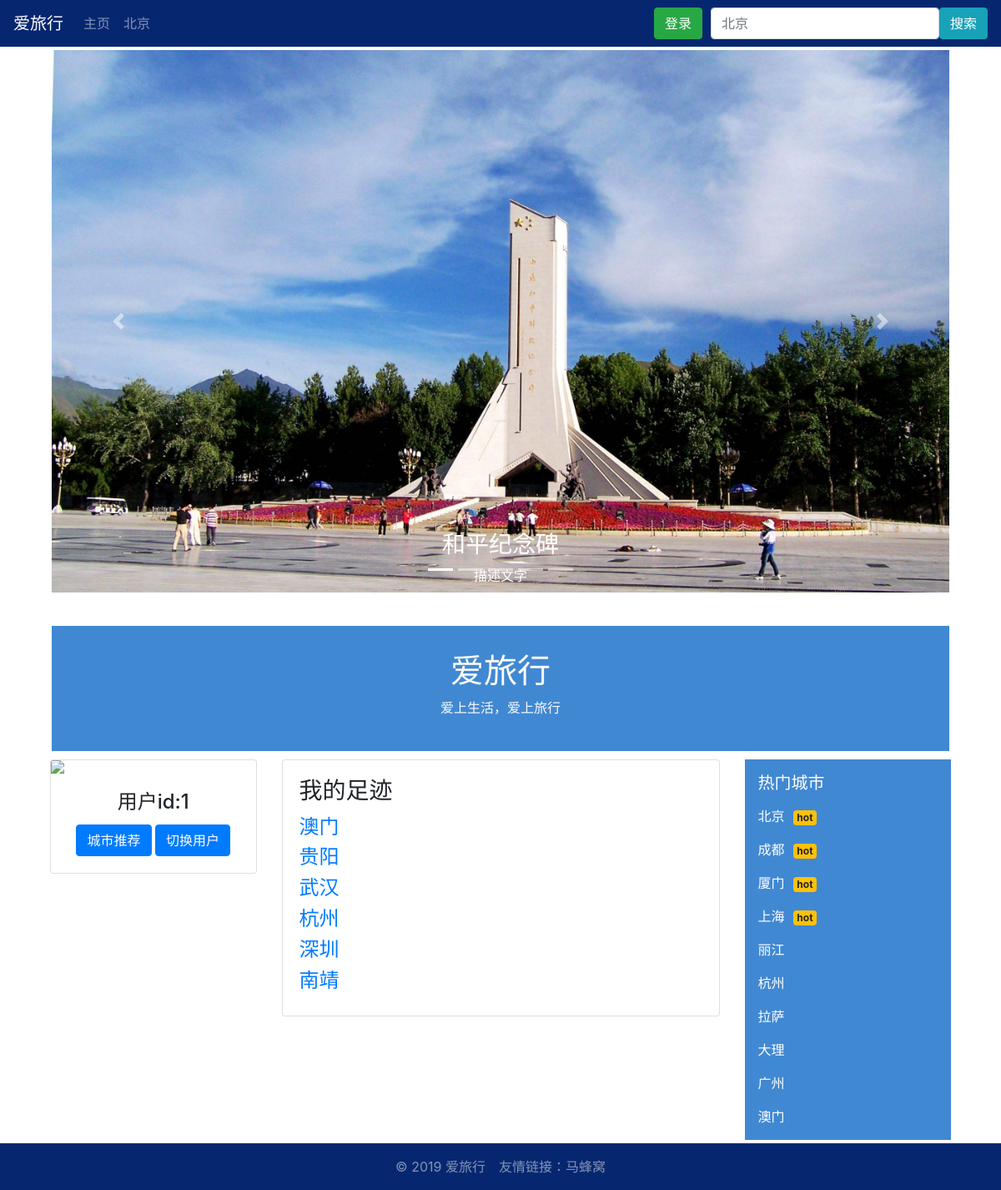
/1/, run on the app's committed database.
### TravelRecommend/models.py (models this page shows, shortened)
class CityInfo(models.Model):
    spot_id = models.IntegerField(unique=True)
    spot_name = models.CharField(max_length=32)
    intro = models.CharField(max_length=300,default="简介完善中……")

### TravelRecommend/views.py (the view)
# urls.py: path("<int:id>/", tr_views.user_index),
def user_index(request, id):
    routes = UserCF.UserBasedCF.my_route(id)
    print("ID:",id)
    return render(request,'index.html', {'routes': routes, 'user_id': id})

### TravelRecommend/UserCF.py (called while the page is built)
    def get_dataset(self, pivot=0.75):
        trainSet_len = 0
        testSet_len = 0
        for line_train in models.UserToCity.objects.all()\
                .values_list('user_id__user_id', 'spot_id__spot_id', 'rating', 'timestamp'):
            user, spot, rating, timestamp = line_train
            if user not in self.user_spot:
                self.user_spot[user] = [spot]
            else:
                self.user_spot[user].append(spot)
            self.trainSet.setdefault(user, {})
            self.trainSet[user][spot] = rating
            trainSet_len += 1
            if random.random() < 1-pivot:
                self.testSet.setdefault(user, {})
                self.testSet[user][spot] = rating
                testSet_len += 1
        print('Split trainingSet and testSet success!')
        print('TrainSet = %s' % trainSet_len)
        print('TestSet = %s' % testSet_len)

    def recommend(self, user):
        K = self.n_sim_user
        N = self.n_rec_spot
        rank = {}
        watched_spots = self.trainSet[user]
        for v, wuv in sorted(self.user_sim_matrix[user].items(), key=itemgetter(1), reverse=True)[0:K]:
            for spot in self.trainSet[v]:
                if spot in watched_spots:
                    continue
                rank.setdefault(spot, 0)
                rank[spot] += wuv
        return sorted(rank.items(), key=itemgetter(1), reverse=True)[0:N]

    def evaluate(self):
        print("Evaluation start ...")
        N = self.n_rec_spot
        hit = 0
        rec_count = 0
        test_count = 0
        all_rec_spots = set()
        for i, user, in enumerate(self.trainSet):
            test_spots = self.testSet.get(user, {})
            rec_spots = self.recommend(user)
            for spot, w in rec_spots:
                if spot in test_spots:
                    hit += 1
                all_rec_spots.add(spot)
            rec_count += N
            test_count += len(test_spots)
        precision = 1 - hit / (1.0 * rec_count)
        recall = hit / (1.0 * test_count)
        coverage = len(all_rec_spots) / (1.0 * self.spot_count)
        print('precisioin=%.4f\trecall=%.4f\tcoverage=%.4f' % (precision, recall, coverage))

### TravelRecommend/templates/index.html (shortened to what this page needs)
{% extends 'base.html' %}
{% load staticfiles %}
{% block content %}
    <div class="container">
    {% include 'carousel.html' %}
		<div id="banner" style="margin:0 auto;width:97%;margin-top: 40px;margin-bottom: 10px;height:150px;background-color:#4188D2;background-size: cover;">
		<header class="text-center" style="padding-top:30px ;color: #FCFCFC">
			<h1>爱旅行</h1>
			<p>爱上生活，爱上旅行</p>
		</header>
	</div>
	<div class="container" style="margin-top: 10px">
		<div class="row">
			<div class="col-3">
				<div class="card" style="">
				    <img class="card-img-top" src="{% static "image/user.jpg" %}" style="width:100%">
				    <div class="card-body" style="text-align: center">
				        <h4 class="card-title">用户id:{{ user_id }}</h4>
                        <a href="recommend/" class="btn btn-primary">城市推荐</a>
                        <a href="/login/" class="btn btn-primary">切换用户</a>
				    </div>
				  </div>
			</div>
			<div class="col-6">
					<div class="card" style="">
					    <div class="card-body">
				        <h3 class="card-title">我的足迹</h3>
                            {% for route in routes %}
                                <a href="/{{ route }}/"><h4>{{ route }}</h4></a>
                            {% endfor %}
				    </div>
				  </div>
			</div>
		<div class="col">
			<nav class="navbar navbar-dark" style="background-color: #4188D2	">
			  <ul class="navbar-nav">
                  <a class="navbar-brand" href="/">热门城市</a>
			    <li class="nav-item active">
			      <a class="nav-link" href="/北京/">北京<span class="badge badge-warning" style="margin-left: 10px">hot</span></a>
			      <a class="nav-link" href="/成都/">成都<span class="badge badge-warning" style="margin-left: 10px">hot</span></a>
			      <a class="nav-link" href="/厦门/">厦门<span class="badge badge-warning" style="margin-left: 10px">hot</span></a>
			      <a class="nav-link" href="/上海/">上海<span class="badge badge-warning" style="margin-left: 10px">hot</span></a>
			      <a class="nav-link" href="/丽江/">丽江</a>
			      <a class="nav-link" href="/杭州/">杭州</a>
			      <a class="nav-link" href="/拉萨/">拉萨</a>
			      <a class="nav-link" href="/大理/">大理</a>
			      <a class="nav-link" href="/广州/">广州</a>
			      <a class="nav-link" href="/澳门/">澳门</a>
			    </li>
			  </ul>
			</nav>
		</div>
	</div>
</div>
</div>
{% endblock %}

### TravelRecommend/templates/carousel.html (style rules this page uses)
img { width: 100%; }

### data on the page
CityInfo: routes "澳门"
CityInfo: routes "贵阳"
CityInfo: routes "武汉"
CityInfo: routes "杭州"
CityInfo: routes "深圳"
CityInfo: routes "南靖"

### other printed values
{{ user_id }} "1"
